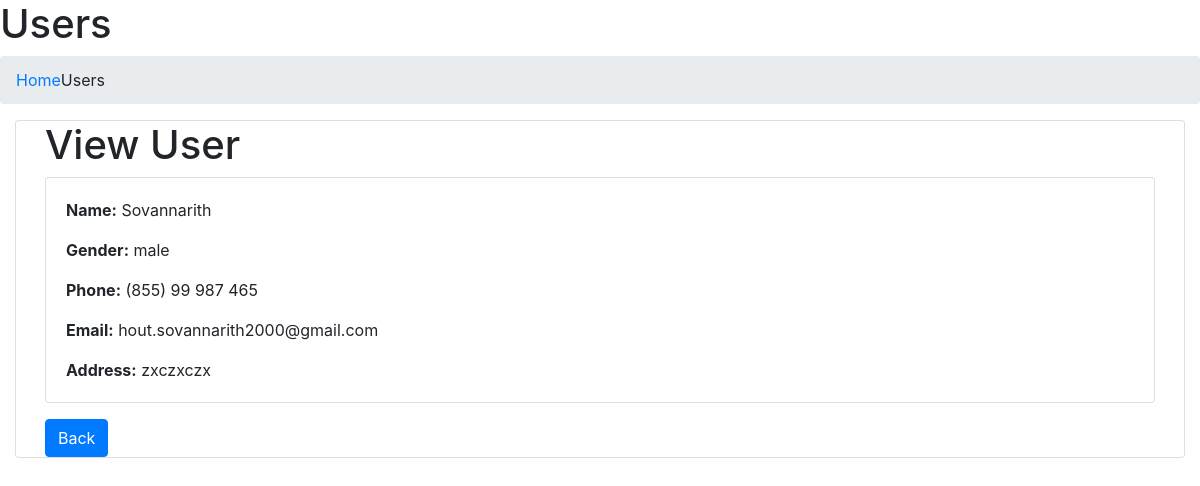
Screenshot of /view_user/1001 with the database file from the repository.
### tables this page shows
CREATE TABLE "students" (
  "id" INTEGER NOT NULL,
  "name" TEXT NOT NULL,
  "gender" TEXT NOT NULL,
  "phone" TEXT,
  "email" TEXT,
  "address" TEXT,
  PRIMARY KEY ("id")
);

### app.py (the view)
@app.route('/view_user/<int:id>')
def view_user(id):
    conn = get_db_connection()
    student = conn.execute('SELECT * FROM students WHERE id = ?', (id,)).fetchone()
    conn.close()
    return render_template('view.html', student=student)

### app.py (called while the page is built)
def get_db_connection():
    conn = sqlite3.connect('db.sqlite3')
    conn.row_factory = sqlite3.Row
    return conn

### templates/view.html (shortened to what this page needs)
<!DOCTYPE html>
<html lang="en">
<head>
    <link href="https://stackpath.bootstrapcdn.com/bootstrap/4.5.2/css/bootstrap.min.css" rel="stylesheet">
</head>
<body>
<aside class="right-side">
    <section class="content-header">
        <h1>Users</h1>
        <ol class="breadcrumb">
            <li><a href="#"> Home</a></li>
            <li class="active">Users</li>
        </ol>
    </section>
    <section class="content">
        <div class="container-fluid">
            <div class="row">
                <div class="col-lg-12">
                    <div class="card">
                        <div class="container">
                            <h1>View User</h1>
                            <div class="card">
                                <div class="card-body">
                                    <p class="card-text"><strong>Name:</strong> {{ student['name'] }}</p>
                                    <p class="card-text"><strong>Gender:</strong> {{ student['gender'] }}</p>
                                    <p class="card-text"><strong>Phone:</strong> {{ student['phone'] }}</p>
                                    <p class="card-text"><strong>Email:</strong> {{ student['email'] }}</p>
                                    <p class="card-text"><strong>Address:</strong> {{ student['address'] }}</p>
                                </div>
                            </div>
                            <a href="{{ url_for('users') }}" class="btn btn-primary mt-3">Back</a>
                        </div>
                    </div>
                </div>
            </div>
        </div>
    </section>
</aside>
</body>
</html>

### rows the page displays
students: name "Sovannarith", gender "male", phone "(855) 99 987 465", email "hout.sovannarith2000@gmail.com", address "zxczxczx"
